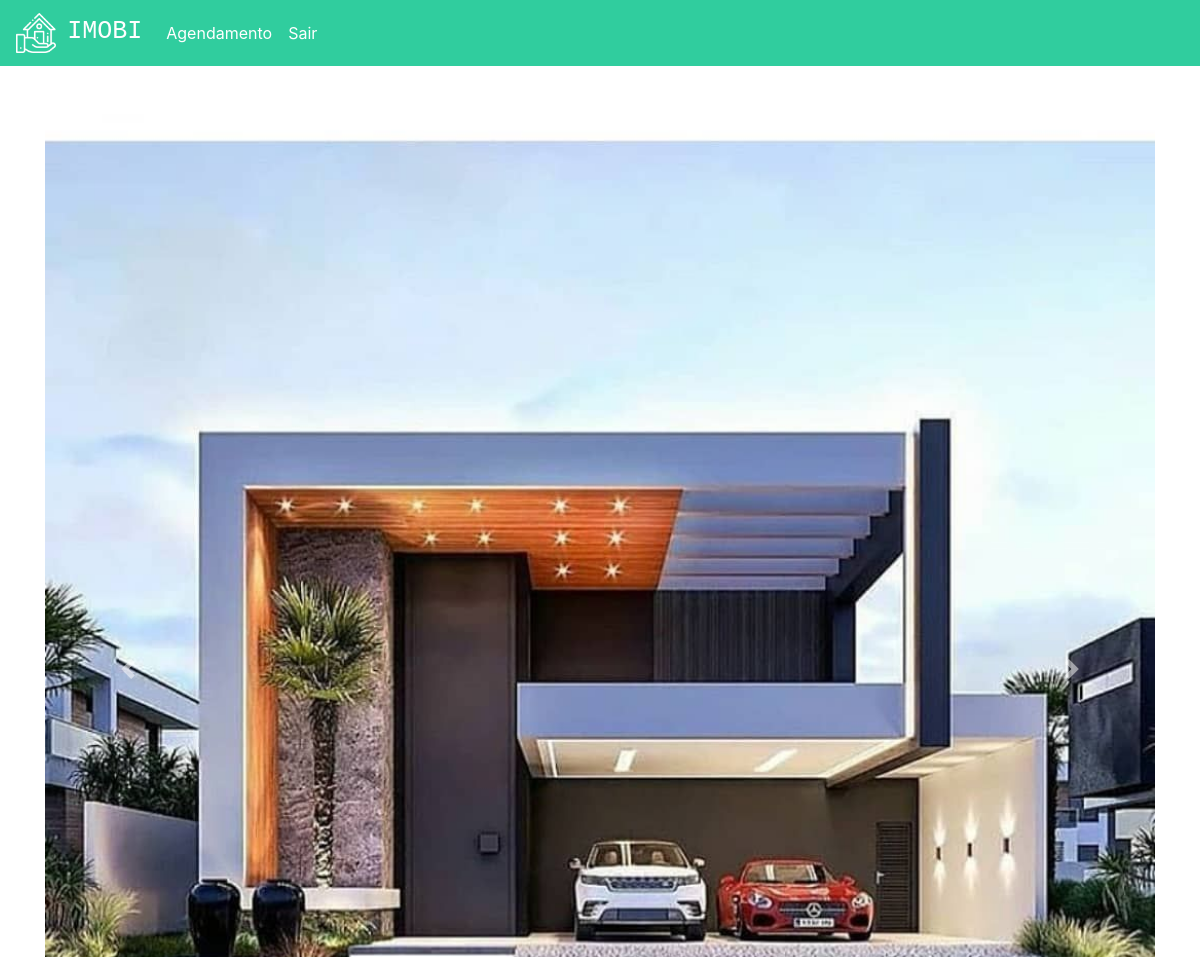
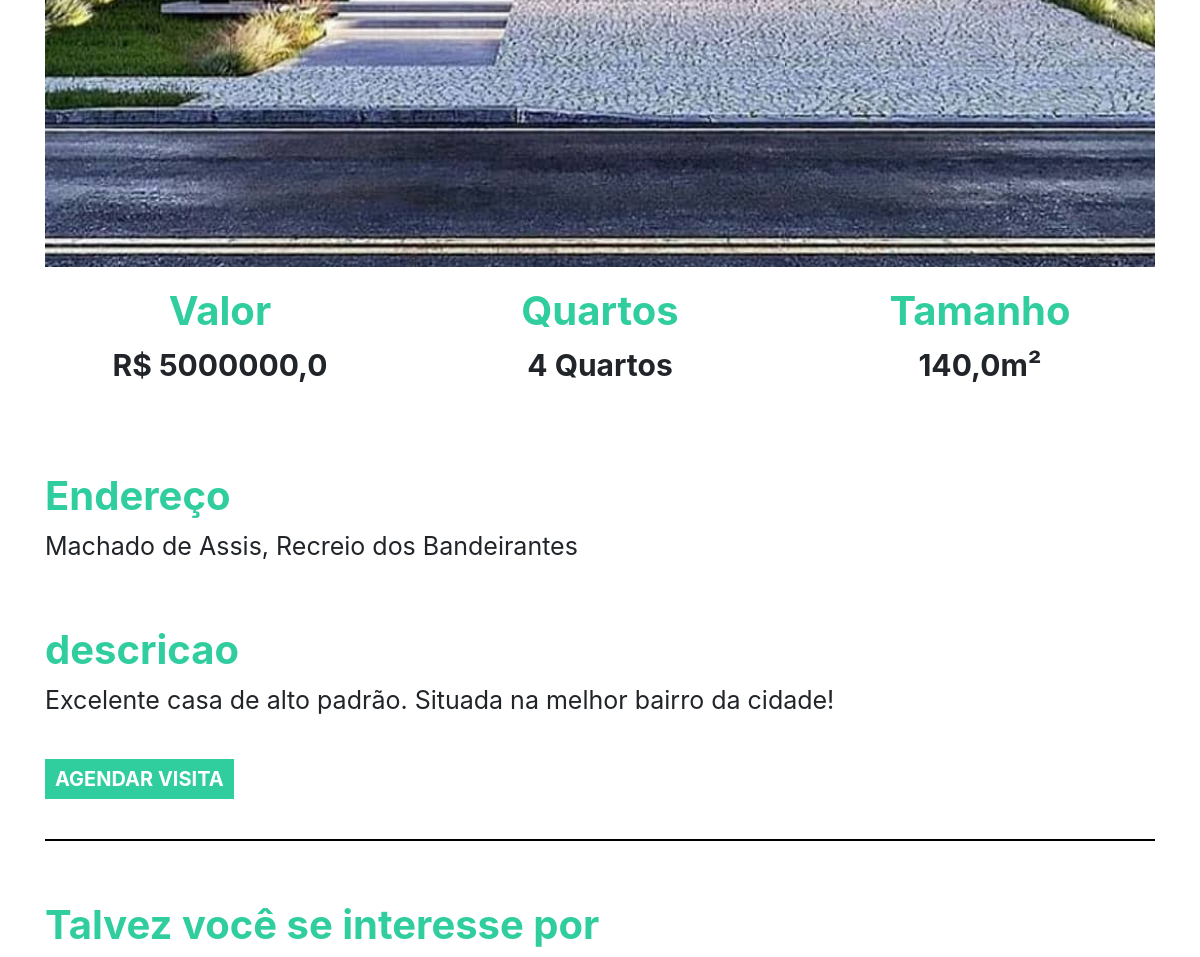
The page /imovel/1 (signed in) on the database its author committed (2 pictures, top to bottom).
### plataforma/models.py (models this page shows, shortened)
class Imagem(models.Model):
    img = models.ImageField(upload_to='img')
    def __str__(self) -> str:
        return self.img.url

class Imovel(models.Model):
    choices = (('V', 'Venda'),
               ('A', 'Aluguel'))
    choices_imovel = (('A', 'Apartamento'),
                      ('C', 'Casa'))
    imagens = models.ManyToManyField(Imagem)
    valor = models.FloatField()
    quartos = models.IntegerField()
    tamanho = models.FloatField()
    cidade = models.ForeignKey(Cidade, on_delete=models.DO_NOTHING)
    rua = models.CharField(max_length=50)
    tipo = models.CharField(max_length=1, choices=choices)
    tipo_imovel = models.CharField(max_length=1, choices=choices_imovel)
    numero = models.IntegerField()
    descricao = models.TextField()
    dias_visita = models.ManyToManyField(DiasVisita)
    horarios = models.ManyToManyField(Horario)

class Cidade(models.Model):
    nome = models.CharField(max_length=30)
    def __str__(self) -> str:
        return self.nome

### plataforma/views.py (the view)
# urls.py: path('imovel/<str:id>', views.imovel, name="imovel"),
def imovel(request, id):
    imovel = get_object_or_404(Imovel, id=id)
    sugestoes = Imovel.objects.filter(cidade=imovel.cidade).exclude(id=id)[:2]
    return render(request, 'imovel.html', {'imovel': imovel, 'sugestoes': sugestoes, 'id': id})

### plataforma/models.py (called while the page is built)
    def __str__(self) -> str:
        return self.dia

    def __str__(self) -> str:
        return str(self.horario)

### plataforma/templates/imovel.html (shortened to what this page needs)
{% extends 'base.html' %}
{% load static %}
{% block 'head' %}
<link rel="stylesheet" href="{% static 'plataforma/css/home.css' %}">
{% endblock %}
{% block 'body' %}
    <div style="text-align: center" class="container">
        <br>
        <br>
        <div id="carouselExampleControls" class="carousel slide" data-ride="carousel">
            <div class="carousel-inner">
                {% for img in imovel.imagens.all %}
                    <div class="carousel-item {% if forloop.first %} active {% endif %}" >
                        <img class="d-block w-100" src="{{img}}" alt="First slide">
                    </div>
                {% endfor %}
            </div>
        <a class="carousel-control-prev" href="#carouselExampleControls" role="button" data-slide="prev">
            <span class="carousel-control-prev-icon" aria-hidden="true"></span>
        </a>
        <a class="carousel-control-next" href="#carouselExampleControls" role="button" data-slide="next">
            <span class="carousel-control-next-icon" aria-hidden="true"></span>
        </a>
    </div>
        <div class="row">
            <div class="col-md">
                <h3 class="titulo_especificacao">Valor</h3>
                <p class="especificacao">R$ {{imovel.valor}}</p>
            </div>
    <div class="col-md">
        <h3 class="titulo_especificacao">Quartos</h3>
        <p class="especificacao">{{imovel.quartos}} Quartos</p>
    </div>
    <div class="col-md">
        <h3 class="titulo_especificacao">Tamanho</h3>
        <p class="especificacao">{{imovel.tamanho}}m²</p>
    </div>
</div>
<br>
<br>
<div style="text-align: left">
    <h3 class="titulo_especificacao">Endereço</h3>
    <p class="especificacao_endereco">{{imovel.rua}}, {{imovel.cidade }}</p>
</div>
<br>
    <div style="text-align: left">
    <h3 class="titulo_especificacao">descricao</h3>
    <p class="especificacao_endereco">{{imovel.descricao}}</p>
    <br>
    <button class="btn_agendar_visita" data-toggle="modal" data-target="#exampleModal">AGENDAR VISITA</button>
    <br>
    <br>
</div>
<hr style="border: 1px solid black">
<br>
<div class="div_possivel_interesse">
    <h3 class="titulo_especificacao">Talvez você se interesse por</h3>
</div>
</div>
{% endblock %}

### templates/static/plataforma/css/home.css (style rules this page uses)
.titulo_especificacao { color: #30CD9E; font-weight: bold; margin-top: 20px; font-size: 40px; }
.especificacao { font-size: 30px; font-weight: bold; }
.especificacao_endereco { font-size: 25px; }
.btn_agendar_visita { border: none; background-color: #30CD9E; color: white; font-weight: bold; font-size: 20px; padding: 5px 10px 5px 10px; }
.div_possivel_interesse { text-align: left; }

### rows shown on the page
Imagem: img (picture)
Imovel: valor "5000000,0", quartos "4", tamanho "140,0", rua "Machado de Assis", cidade "Recreio dos Bandeirantes", descricao "Excelente casa de alto padrão. Situada na melhor bairro da cidade!"
